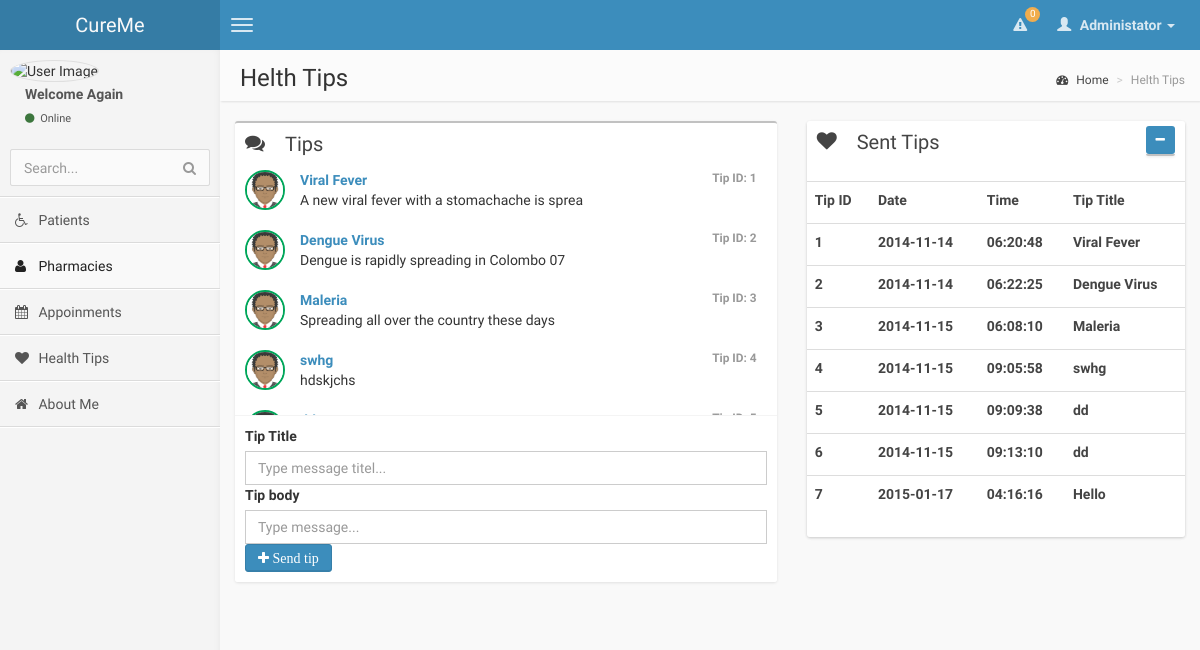
The page /views/doctor/healthtips.php (signed in) on the database as committed earlier.
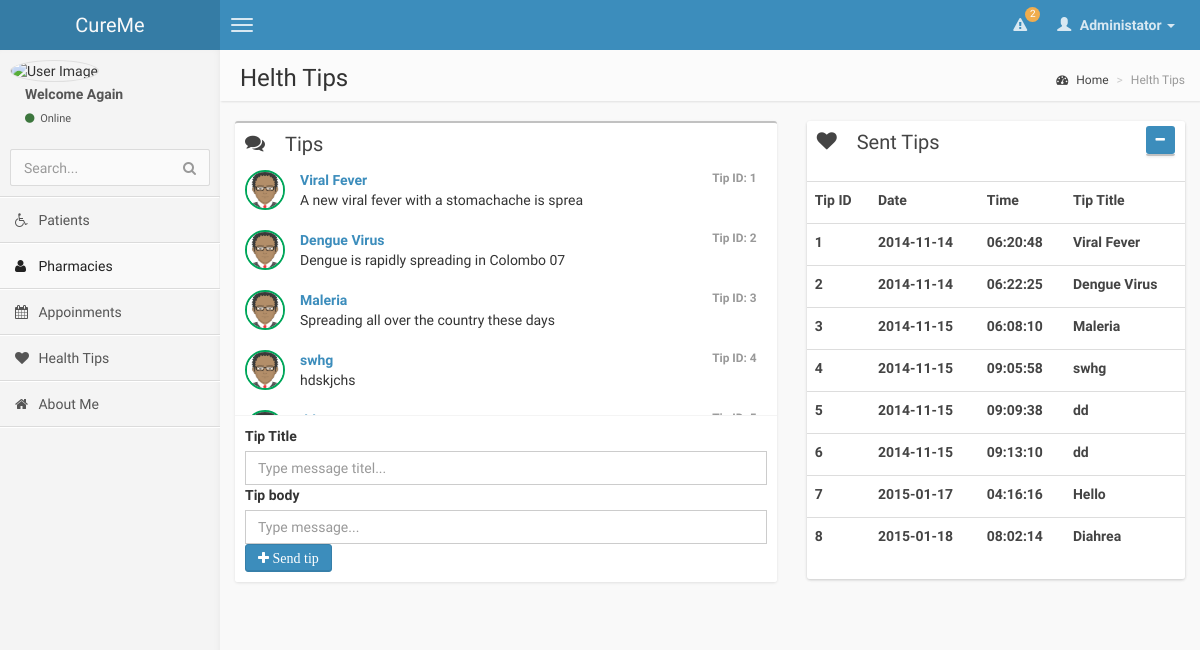
The same page on the database as committed later.
### tables this page shows
CREATE TABLE IF NOT EXISTS `healthtip` (
  `tip_Id` int(11) NOT NULL,
  `tip_Type` varchar(45) DEFAULT NULL,
  `tip_Content` varchar(45) DEFAULT NULL,
  `tip_Date` date DEFAULT NULL,
  `tip_Time` time NOT NULL,
  PRIMARY KEY (`tip_Id`)
);

### classes/config.php (called while the page is built)
<?php
class Config
{
	public static function get($path=null)
	{
		if($path)
		{
			$config=$GLOBALS['config'];
			$path=explode('/',$path);
			foreach($path as $bit)
				{
					if(isset($config[$bit])){
						$config=$config[$bit];
					}
				}
		return($config);
		}
	}
}

### classes/db.php (called while the page is built, shortened)
<?php
class DB{
	private static $_instance=null;
	private $_pdo,
			$_query,
			$_error=false,
			$_result,
			$_count=0;
	private function __construct(){
	try{
		$this->_pdo=new PDO('mysql:host=' . Config::get('mysql/host') . ';dbname=' . Config::get('mysql/db') ,Config::get('mysql/username'),Config::get('mysql/password'));
		}
	catch(PDOException $e)
		{
		die($e->getMessage());
		}
	}
	public static function getInstance()
	{
	 if(!isset(self::$_instance))
	 {
		self::$_instance =new DB();
	 }
	 return self::$_instance;
	}
	public function  query($sql, $params=array())
	{
		if($this->_query = $this->_pdo->prepare($sql))
		{
				if($this->_query->execute()){
					$this->_result = $this->_query->fetchAll(PDO::FETCH_OBJ);
					}
				else{
					$this->_error=true;
				}
		}
		return($this);
	}
	public function results()
	{
		return $this->_result;
	}
}
?>

### views/doctor/healthtips.php (the view, shortened to what the changed rows need)
<!DOCTYPE html>
<html>
<head>
    <link href="../../css/bootstrap.min.css" rel="stylesheet" type="text/css" />
    <link href="../../css/font-awesome.min.css" rel="stylesheet" type="text/css" />
    <link href="../../css/ionicons.min.css" rel="stylesheet" type="text/css" />
    <link href="../../css/morris/morris.css" rel="stylesheet" type="text/css" />
    <link href="../../css/jvectormap/jquery-jvectormap-1.2.2.css" rel="stylesheet" type="text/css" />
    <link href="../../css/datepicker/datepicker3.css" rel="stylesheet" type="text/css" />
    <link href="../../css/daterangepicker/daterangepicker-bs3.css" rel="stylesheet" type="text/css" />
    <link href="../../css/bootstrap-wysihtml5/bootstrap3-wysihtml5.min.css" rel="stylesheet" type="text/css" />
    <link href="../../css/AdminLTE.css" rel="stylesheet" type="text/css" />
</head>
<body class="skin-blue">
<?php
require('header.php');
require('navigation.php');
?>
<div class="wrapper row-offcanvas row-offcanvas-left">
<aside class="right-side">
    <section class="content-header">
        <h1>
            Helth Tips
        </h1>
    </section>
    <section class="content">
        <div class="row">
            <section class="col-lg-7 connectedSortable ">
				<?php
				$db=DB::getInstance();
				$db->query('SELECT * FROM healthtip');
				$a=$db->results();
				?>
                <div class="box">
					<div class='box-body chat' id='chat-box'>
					<?php
					foreach ($a as $ab){
						echo"<div class='item'>
                            <img src='img/avatar.png' alt='user image' class='online'/>
                            <p class='message'>
                                <a href='#' class='name'>
                                    <small class='text-muted pull-right'>Tip ID: ".$ab->tip_Id."</small>".$ab->tip_Type."
                                </a>".$ab->tip_Content."</p>
							</div>";
					}
					?>
                    </div>
            </section>
            <section class="col-lg-5 connectedSortable ui-sortable">
                <div class="box box-solid">
                    <div class="box  box-solid">
                        <div class="box-header">
                            <table class="table box-solid">
                                <tbody>
                                <div class="pull-right box-tools">
									<div class="box box-body no-padding ">
									<?php
										foreach ($a as $ab){
											echo
												"<tr >
													<td>
														<label>
															".$ab->tip_Id."
														</label>
													</td>
													<td>
														<label>
															".$ab->tip_Date."
														</label>
													</td>
													<td>
														<label>
															".$ab->tip_Time."
														</label>
													</td>
													<td>
														<label>
															".$ab->tip_Type."
														</label>
													</td>";
										}
									?>
                                </div>
                                </div>
                                </tbody>
                            </table>
                        </div>
                </div>
            </section>
        </div>
    </div>
</body>
</html>

### views/doctor/header.php (shortened to what the changed rows need)
<!DOCTYPE html>
<html>
<head>
    <link href="../../css/bootstrap.min.css" rel="stylesheet" type="text/css" />
    <link href="../../css/font-awesome.min.css" rel="stylesheet" type="text/css" />
    <link href="../../css/ionicons.min.css" rel="stylesheet" type="text/css" />
    <link href="../../css/morris/morris.css" rel="stylesheet" type="text/css" />
    <link href="../../css/jvectormap/jquery-jvectormap-1.2.2.css" rel="stylesheet" type="text/css" />
    <link href="../../css/datepicker/datepicker3.css" rel="stylesheet" type="text/css" />
    <link href="../../css/daterangepicker/daterangepicker-bs3.css" rel="stylesheet" type="text/css" />
    <link href="../../css/bootstrap-wysihtml5/bootstrap3-wysihtml5.min.css" rel="stylesheet" type="text/css" />
    <link href="../../css/AdminLTE.css" rel="stylesheet" type="text/css" />
</head>
<?php
$q="SELECT * FROM notification WHERE patient_Id=100 order by notitification_ID desc limit 5";
$db=DB::getInstance();
$db->query($q);
?>
<body class="skin-blue">
<header class="header">
    <nav class="navbar navbar-static-top" role="navigation">
        <div class="navbar-right">
            <ul class="nav navbar-nav">
                <li class="dropdown notifications-menu">
                    <a href="#" class="dropdown-toggle" data-toggle="dropdown">
                        <i class="fa fa-warning"></i>
                        <span class="label label-warning"><?php echo count($db->results()) ?></span>
                    </a>
                </li>
            </ul>
        </div>
    </nav>
</header>
</body>
</html>

Rows that differ between the two databases and show on the page:
added healthtip: tip_Id "8", tip_Date "2015-01-18", tip_Time "08:02:14", tip_Type "Diahrea", shown under "Sent Tips"
Other text that changed with them:
count($db->results()): "0" → "2"
